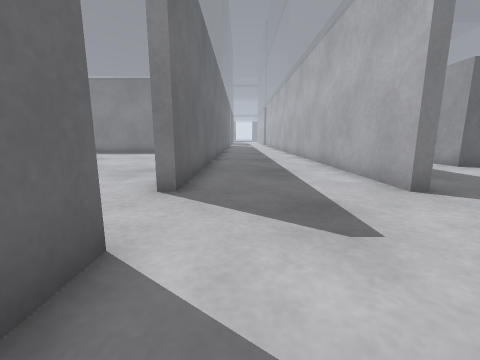
view 1 (above)

17 first-person views from a walk through a world built for the Gazebo simulator. The camera is 0.5 m above the floor, tilts 10° down and sees 90° across. The lines on the ground mark 1 m squares. The floor is counted in squares, 0.5 m on a side. Each view is taken from the middle of a square. On the plan, view 1 faces up. The plan holds only what a view shows up to about 10 squares ahead; the rest is blank. The place goes on beyond the plan.

view 2
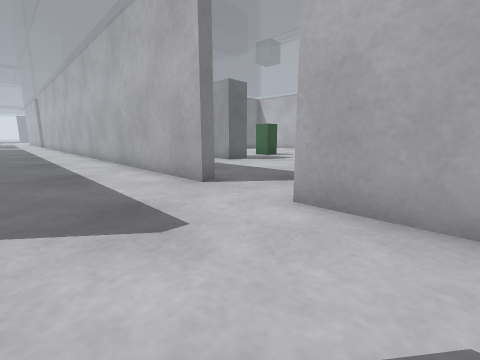

view 3
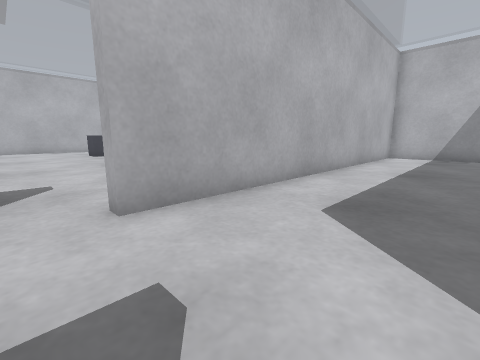

view 4
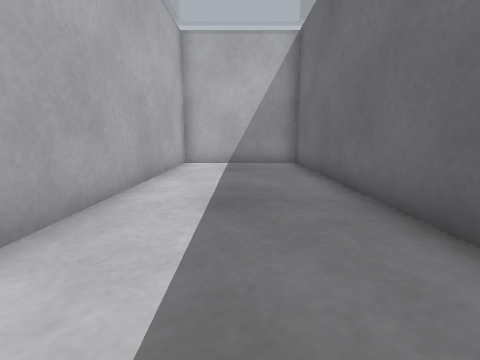

view 5
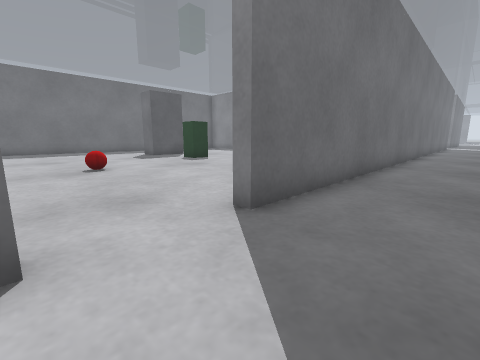

view 6
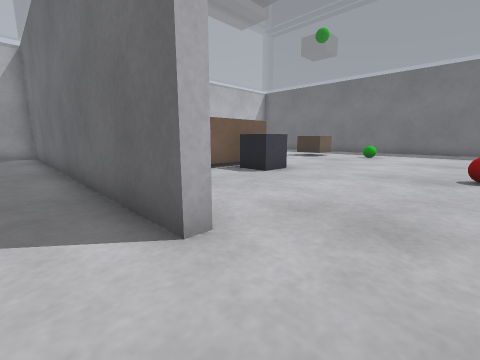

view 7
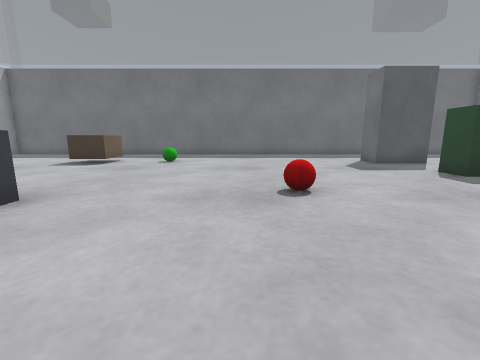

view 8
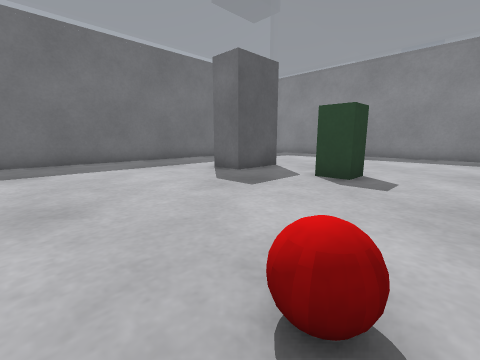

view 9
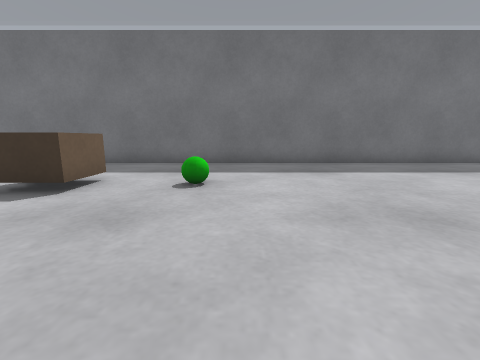

view 10
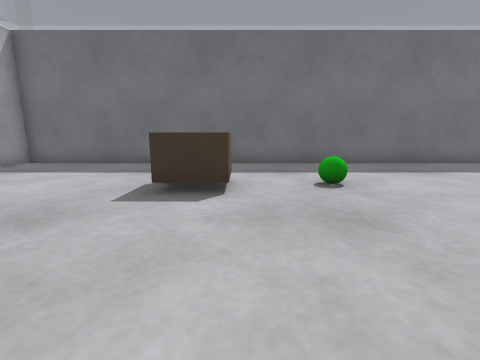

view 11
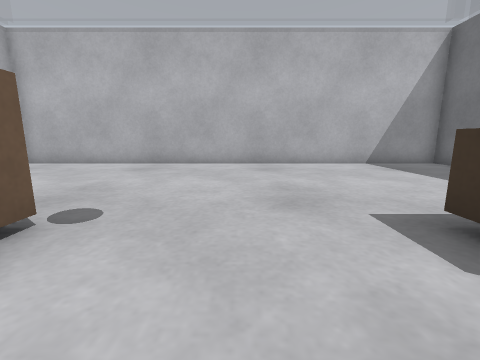

view 12
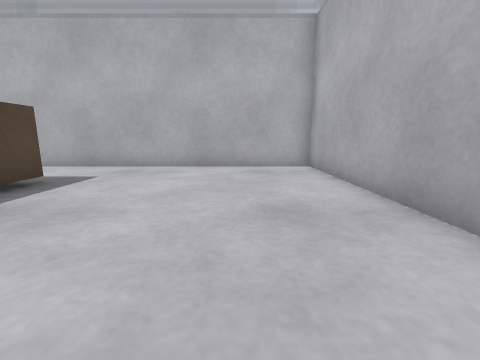

view 13
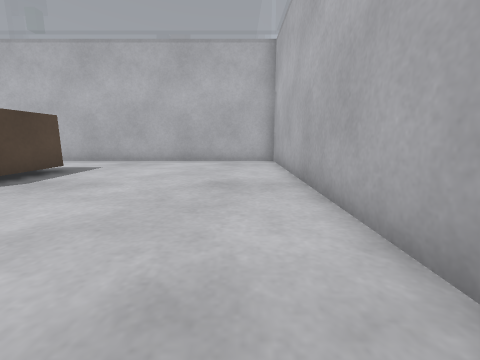

view 14
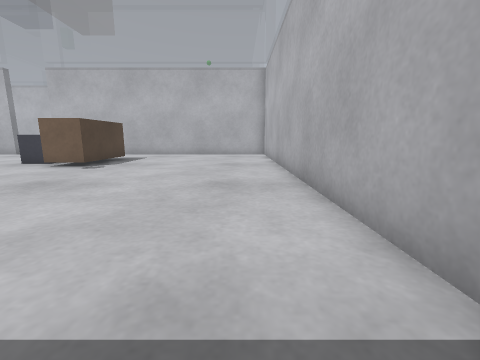

view 15
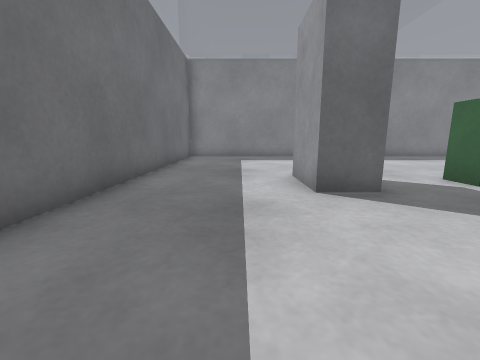

view 16
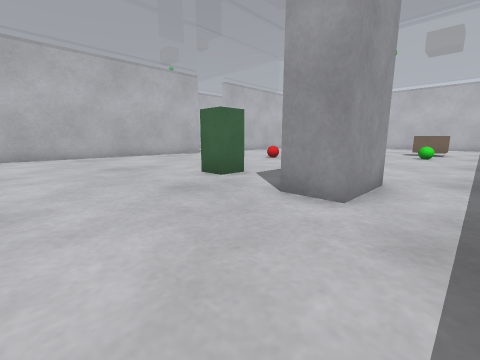

view 17
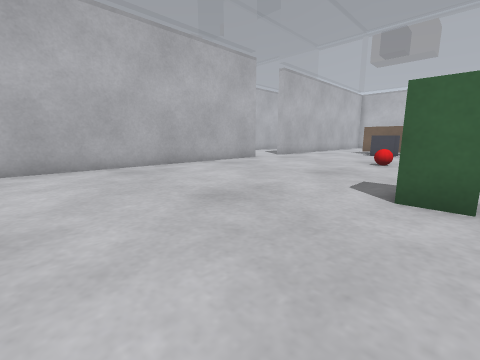

### Floor plan
Key: @ floor where view 1 was taken; # wall or solid block; . floor; B grey box; O other object.
Columns run from 18 left of view 1 to 13 right of it. Each row starts with its distance up from view 1.
 14 #............... #..
 13 #............... #..
 12 #............... #...#
 11 #............... #...#
 10 #...BBB.OO...... #...#
  9 #...BBB.OO...... #...#   .B
  8 #....B.......... #...#  ..B
  7 #............... #...#  ..
  6 #............... #...# ....
  5 #...............##...##....
  4 #.........OO..............
  3 #...............................
  2 #...............##...##.........
  1 #............... #...#  .......
  0 #....O.......... #@..#
 -1 #..........BB..  #...#
 -2 #....O.....BBO.. #...#
 -3 #...O O...O   .. #...#
 -4 #.  .O.....OOO.. #...#
 -5 #............... #...#
 -6 #............... #...#
 -7 #............... #...#
 -8 #............... #...#
 -9 #............... #...#
-10 #      ###########...#
-11 ######################

Where each view was taken, in squares from view 1:
view 1: 0 up, 0 right, facing up
view 2: 0 up, 0 right, facing up-right
view 3: 3 up, 0 right, facing down-right
view 4: 1 down, 1 right, facing down
view 5: 2 up, 1 right, facing up-left
view 6: 4 up, 0 right, facing down-left
view 7: 3 up, 3 left, facing left
view 8: 3 up, 7 left, facing up-left
view 9: 1 up, 8 left, facing left
view 10: 2 down, 8 left, facing left
view 11: 1 down, 10 left, facing down
view 12: 8 down, 10 left, facing right
view 13: 9 down, 12 left, facing right
view 14: 9 down, 16 left, facing right
view 15: 4 up, 15 left, facing up
view 16: 14 up, 15 left, facing down-right
view 17: 14 up, 10 left, facing down-right
